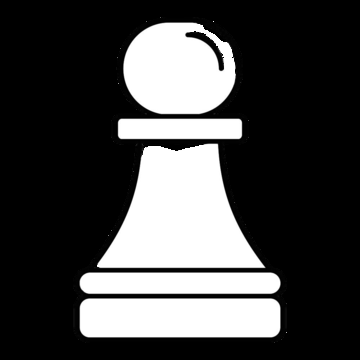
#> input picture assignments/assignment_3/pawn.png, 360 x 360 px
$ jupyter execute --allow-errors assignment_3.ipynb
#> lines starting #> are read from the running program, lines starting #| are printed output that depends on the picture; after the words box and inside, x2 and y2 are one past the last pixel; in counts of white or black regions, pixels touching at a corner belong together
#> further down, image is the input picture: shape (360, 360); min 0, max 255, mean 70.2
## Introduction

In this assignment you will implement a Bag Of Visual Words classifier for the Caltech101 dataset, using Histogram of Oriented Gradients as keypoint descriptor.

As seen in the lectures, the approach consists of the following steps:
1. Building a dictionary of visual words:
  - Find all the corners of the training dataset.
  - Extract image patches centred at the found keypoints.
  - Compute the HOG descriptor of each patch.
  - Traing a K-means clustering on all the features.
2. Building the BOVW datasets. Since each image will be represented as a histogram of visual words, for each image in the dataset you will have to:
  - Find the corners, extract image patches, compute their HOG descriptors.
  - Apply the trained k-means on the features to predict their corresponding centroids.
  - Summarize the image as a histogram of the predicted centroids.
3. Training the histogram classifier.

## Part 1. Implementation of corner detection and description.

### Harris corner detection
The Harris response image $R$ of an image is given by:

$$
R = det(M) - k \ trace(M)^2
$$

where $k$ is a pre-determined constant (a typical value is k=0.04) and $M$ is the so called "structure tensor", given by:

$$
M =
\begin{bmatrix}
    w \star (I_x^2) & w \star (I_x I_y) \\
     w \star (I_x I_y) &  w \star (I_y^2)
\end{bmatrix}
$$

where $I_x$ and $I_y$ are the spatial partial derivatives of the image (for example, computed with a Sobel filter) and $w$ is a convolution kernel used as weighting window (for example, a Gaussian blur with a 5x5 kernel).

Since $M$ is 2x2, the determinant and trace can be easily calculated:

$$
\begin{align*}
det(M) &= M_{00} M_{11} - M_{01} M_{10} \\
trace(M) &= M_{00} + M_{11}
\end{align*}
$$

Large values of the response at a given pixel correspond to large values in the eigenvalues of the covariance matrix of the image gradients in the neighborhood of the given pixel. Meaning, large values in the response at a given pixel identify that pixel as a corner.

**1 Implement a function that computes the Harris response of an image:**
  - Compute the Sobel derivatives $I_x$ and $I_y$
  - Compute $I^2_x , I^2_y, I_x I_y$. Note that these are elementwise multiplications, not matrix multiplications.
  - Apply Gaussian blur to $I^2_x , I^2_y, I_x I_y$
  - Compute and return $R$. Use the given determinant and trace formulas. Again, note that the products in the determinant formula are elementwise products and not matrix products.

**2 Implement a corner detection function based on the Harris response.** The function should:
  - Identify a corner if the response at the pixel is bigger than some threshold.
  - Implement Non-Maximum-Supression, since a single keypoint may be detected by many neighboring pixels. If there are keypoints separated by a distance smaller than `d`,only the pixel with the strongest response should remain.
  - Return the coordinates of the detected keypoints.

Show the result of your corner detector applied on some image and identifying the detected keypoints.

**You can only use numpy and opencv for the implementations**

[cell 1]
import cv2 as opencv
import numpy as np

def compute_harris_response(img, k=0.04):
#> called with k = 0.04
  grad_x = opencv.Sobel(img, opencv.CV_64F, 1, 0)
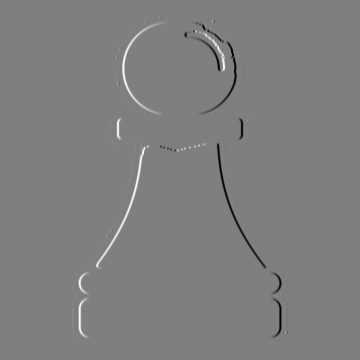
#> grad_x: shape (360, 360) float64; min -1020, max 1018, mean 0; drawn with min black and max white
  grad_y = opencv.Sobel(img, opencv.CV_64F, 0, 1)
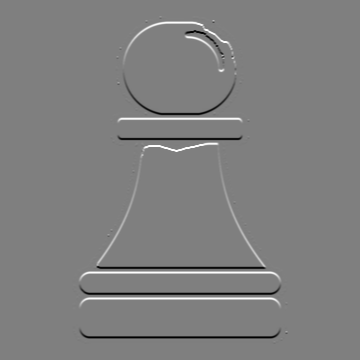
#> grad_y: shape (360, 360) float64; min -1016, max 1020, mean 0; drawn with min black and max white

  ix_squared = np.multiply(grad_x, grad_x)
  ix_iy = np.multiply(grad_x, grad_y)
  iy_squared = np.multiply(grad_y, grad_y)
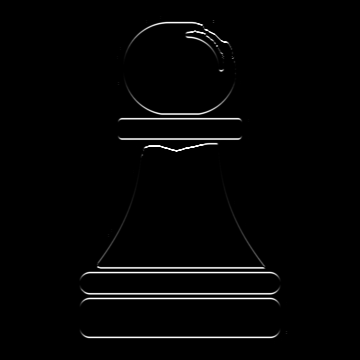
#> iy_squared: shape (360, 360) float64; min 0, max 1040400, mean 18959.9; drawn with min black and max white

  ix_squared_blurred = opencv.GaussianBlur(ix_squared,(5,5), opencv.CV_64F)
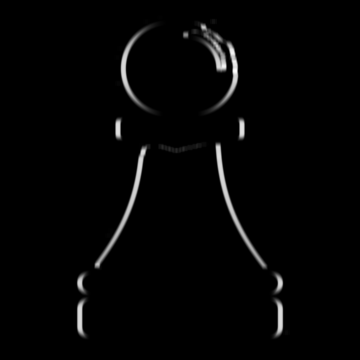
#> ix_squared_blurred: shape (360, 360) float64; min 0, max 371033.3, mean 6908.2; drawn with min black and max white
  ix_iy_blurred = opencv.GaussianBlur(ix_iy,(5,5), opencv.CV_64F)
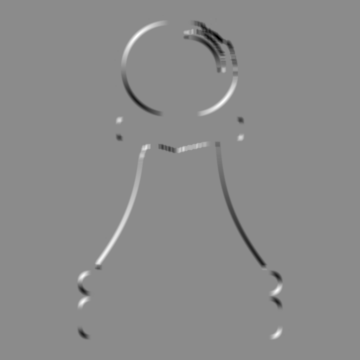
#> ix_iy_blurred: shape (360, 360) float64; min -225610.7, max 187696.2, mean -333.4; drawn with min black and max white
  iy_squared_blurred = opencv.GaussianBlur(iy_squared,(5,5), opencv.CV_64F)
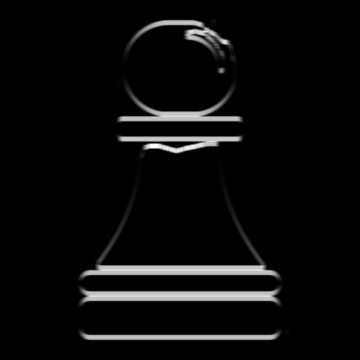
#> iy_squared_blurred: shape (360, 360) float64; min 0, max 418256.8, mean 18959.9; drawn with min black and max white

  determinant = np.multiply(ix_squared_blurred, iy_squared_blurred) - np.multiply(ix_iy_blurred, ix_iy_blurred)
  trace = np.add(ix_squared_blurred, iy_squared_blurred)
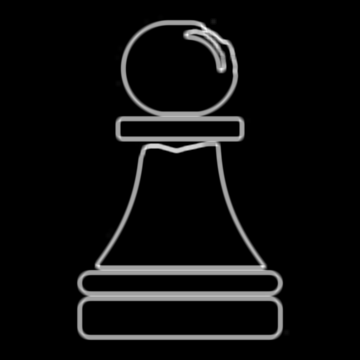
#> trace: shape (360, 360) float64; min 0, max 500762.8, mean 25868.2; drawn with min black and max white
  return determinant -k*trace

def find_keypoints(img, response_threshold, d=10):
#> called with response_threshold = 533.4, d = 10
    corners = np.zeros(img.shape)
    for rowIdx, row in enumerate(img):
        for pixelIdx, pixel in enumerate(row):
            if np.sum(corners[(rowIdx-d//2):(rowIdx+d//2),(pixelIdx-d//2):(pixelIdx+d//2)]) == 0 and (pixel > response_threshold):
                corners[rowIdx][pixelIdx] = 255
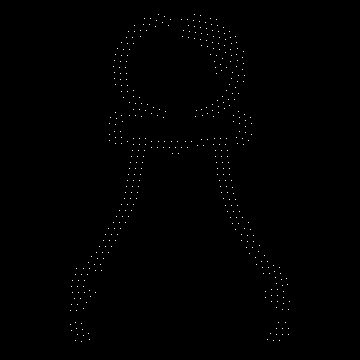
#> corners: shape (360, 360) float64; 0.33% white in thin lines or dots, all inside (x1, y1, x2, y2) = (70, 14, 290, 342)
    return corners

[cell 2]
import matplotlib.pyplot as plt

image = opencv.imread('pawn.png', opencv.IMREAD_GRAYSCALE)

harry = compute_harris_response(image)
corners = find_keypoints(harry, np.max(harry)*0.00000001)

plt.imshow(corners, cmap='gray')
plt.title('Harrys Corners')
plt.show()

### Histogram of Oriented Gradients

**3 Implement a function that given an image patch, returns its HOG descriptor.** The function should:
- Compute the Sobel derivatives of the image patch. Compute the derivatives magnitudes and orientations. Make sure that the orientations lie in the range  [0, 2pi).
- Divide the patch into a `n_cells` x `n_cells` grid.
- For each cell of the grid:
  - Compute the sum of gradients magnitudes. Divide the gradients magnitudes by this sum.
  - Compute a histogram of gradient orientations, weighted by the below calculated magnitudes. The histogram should have `q` bins that divide [0,2pi) in equally spaced intervals.
- The HOG descriptor vector is then the concatenation of the `n_cells` x `n_cells` histograms.

The descriptor can be upgraded if the image patch is rectified beforehand. An easy way to do this is to subtract the most frequent gradient orientation from all the gradient orientations.

[cell 3]
def compute_hog_descriptor(img_patch, n_cells=4, q=4):
#> called with n_cells = 4, q = 4
    epsilon = 0.0001
    grad_x = opencv.Sobel(img_patch, opencv.CV_64F, 1, 0)
    grad_y = opencv.Sobel(img_patch, opencv.CV_64F, 0, 1)

    orientations = np.arctan2(grad_y, grad_x) + np.pi
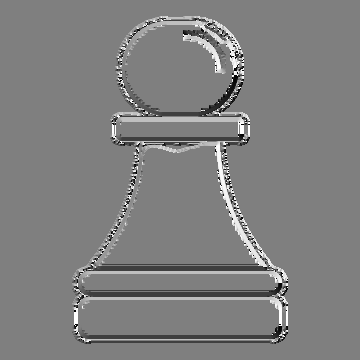
#> orientations: shape (360, 360) float64; min 0.000981, max 6.28, mean 3.15; drawn with min black and max white
    print(f'There are {np.sum(np.where(orientations > 2 * np.pi)[0])} orientations bigger than 2 * PI.')
#| There are 0 orientations bigger than 2 * PI.
    print(f'There are {np.sum(np.where(orientations < - 2 * np.pi)[0])} orientations tinier than -2 * PI.')
#| There are 0 orientations tinier than -2 * PI.
    magnitudes = np.sqrt(grad_x ** 2 + grad_y ** 2)
    hog_descriptor = []
    for rowIdx in range(img_patch.shape[0]//n_cells):
        for pixelIdx in range(img_patch.shape[1]//n_cells):
             # Compute sum of gradients magnitudes
             sum_gradient_magnitudes = np.sum(magnitudes[rowIdx*n_cells-n_cells:rowIdx*n_cells, pixelIdx*n_cells-n_cells:pixelIdx*n_cells])
             # Divide gradients magnitudes by the sum
             magnitudes[rowIdx*n_cells-n_cells:rowIdx*n_cells, pixelIdx*n_cells-n_cells:pixelIdx*n_cells] = magnitudes[rowIdx*n_cells-n_cells:rowIdx*n_cells, pixelIdx*n_cells-n_cells:pixelIdx*n_cells] / (sum_gradient_magnitudes + epsilon)
             intervals = np.linspace(0, 2*np.pi,q)
             this_orientations = orientations[rowIdx*n_cells-n_cells:rowIdx*n_cells, pixelIdx*n_cells-n_cells:pixelIdx*n_cells]
             this_magnitudes = magnitudes[rowIdx*n_cells-n_cells:rowIdx*n_cells, pixelIdx*n_cells-n_cells:pixelIdx*n_cells]
             # Concatenate all histograms of orientations with weighted magnitudes
             hog_descriptor.append(np.asarray(np.histogram(this_orientations, intervals, weights=this_magnitudes)[0]))
             # Further information for one specific example
             if rowIdx == 50 and pixelIdx == 34:
                 print(f'--- rowIdx == 50 and pixelIdx == 34 ---')
                 print("this_orientations")
                 print(this_orientations)
                 print("this_magnitudes")
                 print(this_magnitudes)
                 print("Weighted Histogram")
                 print(np.histogram(this_orientations, intervals, weights=this_magnitudes))
                 plt.hist(this_orientations, intervals, weights=this_magnitudes)
                 plt.show()
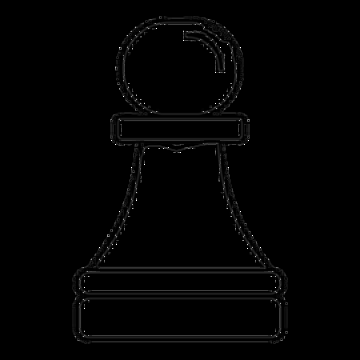
#> magnitudes: shape (360, 360) float64; min 0, max 1, mean 0.0107
#> after the loop, hog_descriptor = 8100 items, first 6: [0, 0, 0], [0, 0, 0], [0, 0, 0], [0, 0, 0], [0, 0, 0], [0, 0, 0]
    # plt.imshow(magnitudes, cmap='grey')
    # plt.show()

    return np.asarray(hog_descriptor).flatten()

hog_descriptor = compute_hog_descriptor(image)
